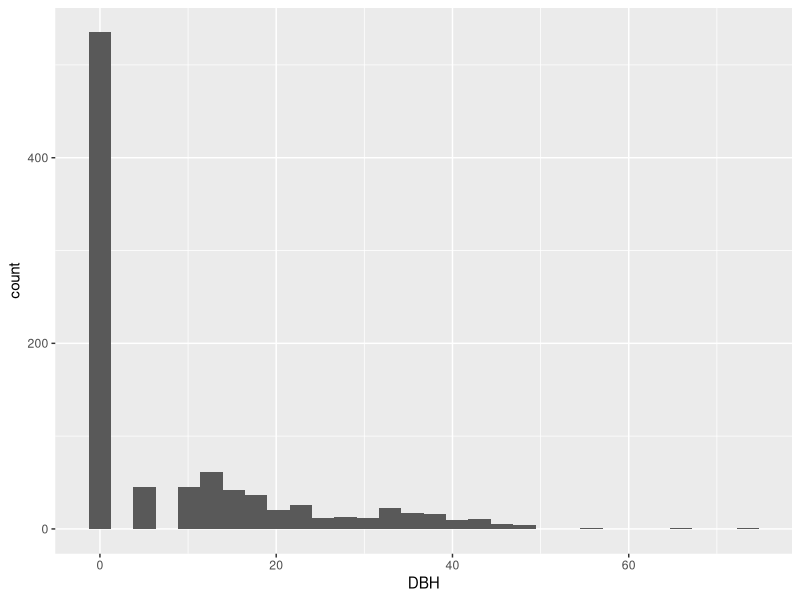
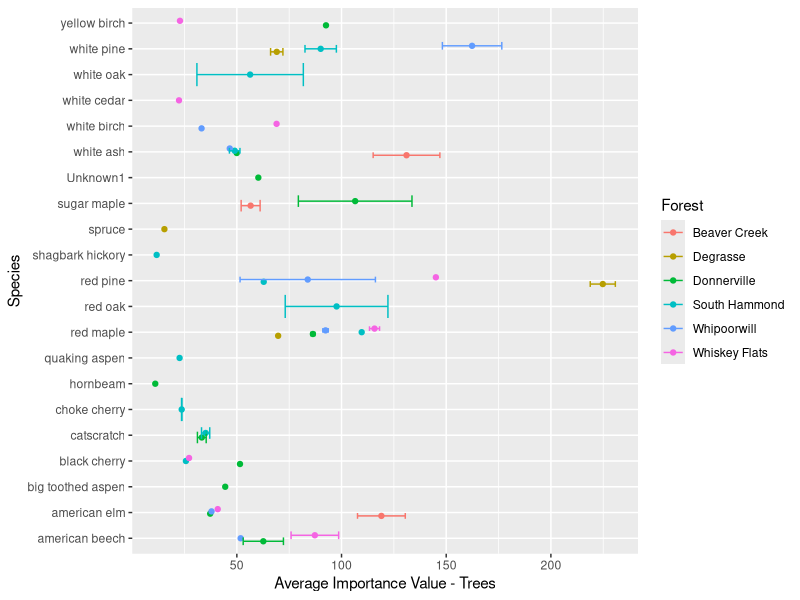
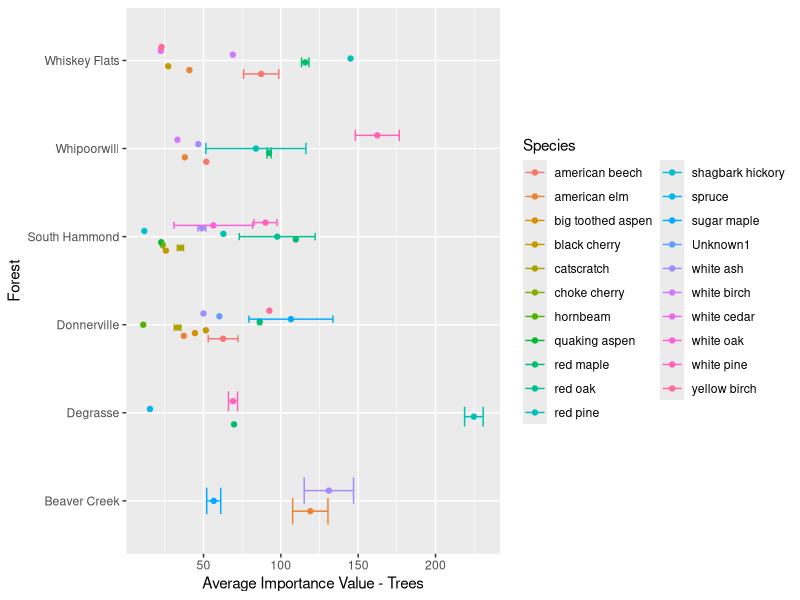
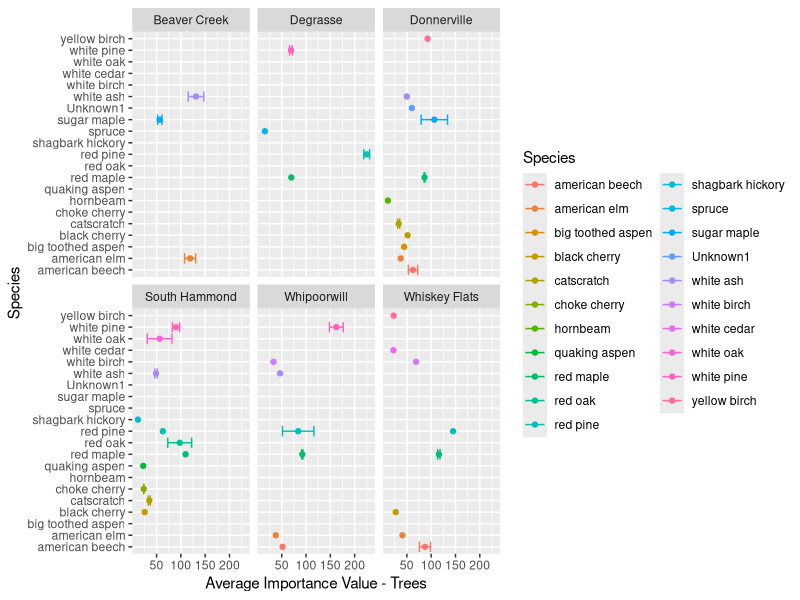
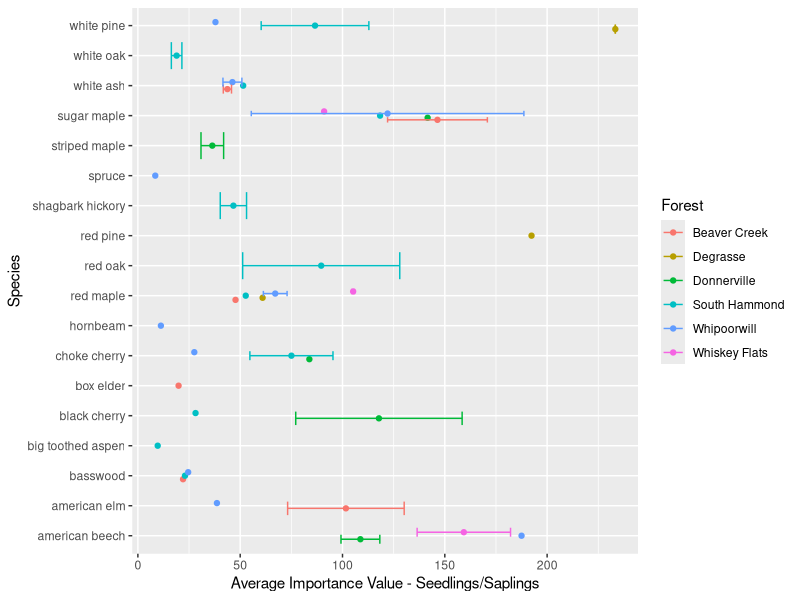
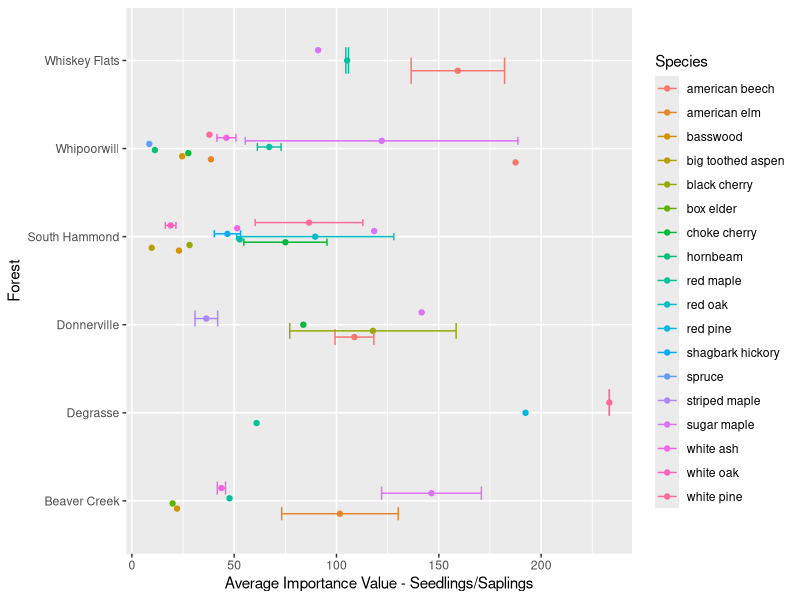
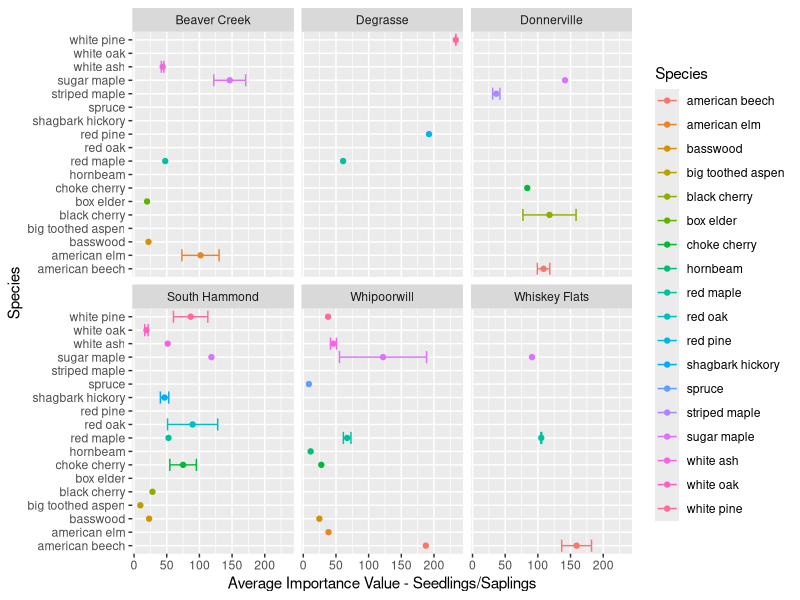
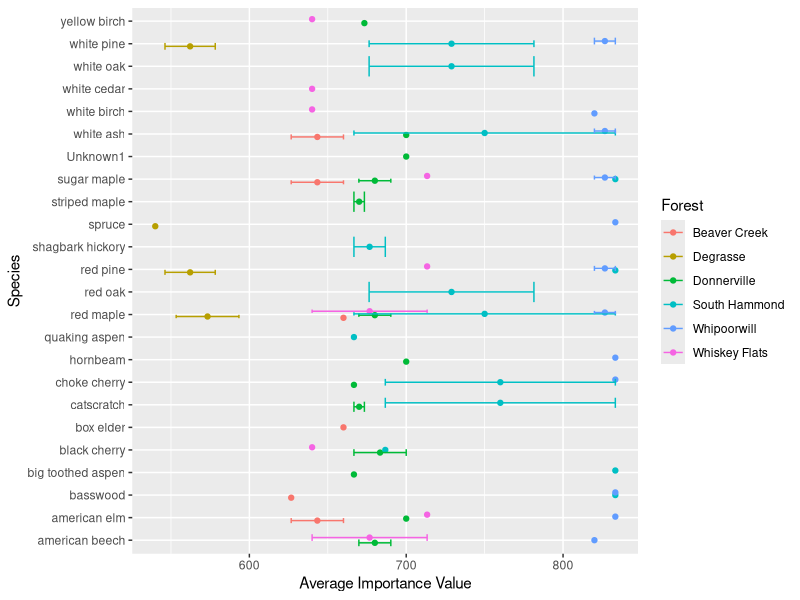

The R source for these figures, in order:
## ---- chunk 1
rm(list = ls())
library(dplyr)
library(tidyr)
library(ggplot2)
## ---- chunk 2
DF<-read.csv("Data/forests.csv")
## ---- chunk 3
ggplot(DF, aes(DBH))+
   geom_histogram()
## ---- chunk 4
big<-filter(DF, DBH >= 60)
big
## ---- chunk 5
species<-levels(DF$Species)
species
## ---- chunk 6
trees<-filter(DF, Type == "tree")
seedsap<-filter(DF, Type != "tree")
## ---- chunk 7
APP_t<-400 #AreaPerPlot = 400m2 per forest plot
## ---- chunk 8
PerP<-trees %>% group_by(Forest, PlotID) %>% summarise(
  treesPerP = length(Species)
)
## ---- chunk 9
PerP<-PerP %>% mutate(
  DensPerPlot = treesPerP/APP_t
)
## ---- chunk 10
PerP<-PerP %>% mutate(
  DensPerHect=DensPerPlot*25
)
## ---- chunk 11
ImportancePerPlot<-trees %>% group_by(Forest, PlotID, Species) %>% summarise(
  Number = length(Species)
)
## ---- chunk 12
ImportancePerPlot<-ImportancePerPlot %>% mutate(
  PlotDensity = Number/APP_t
)
## ---- chunk 13
ImportancePerPlot<-left_join(ImportancePerPlot, PerP, by = c("Forest", "PlotID"))
## ---- chunk 14
#drop density per hectare
ImportancePerPlot<-select(ImportancePerPlot, -c(treesPerP,DensPerHect))
#now rename
ImportancePerPlot<-rename(ImportancePerPlot, dens_in_plot = PlotDensity, total_density = DensPerPlot )
## ---- chunk 15
ImportancePerPlot<-ImportancePerPlot %>% mutate(
  RelDen = (dens_in_plot/total_density)*100
)
## ---- chunk 16
trees<-trees %>% mutate(
  BA = (pi*((DBH/2)*(DBH/2)))
)

## ---- chunk 17
Dominance<-trees %>% group_by(Forest, PlotID) %>% summarize(
  TotBA = sum(BA),
  Dom = sum(BA)/APP_t
)
## ---- chunk 18
PerP$TotBA = Dominance$TotBA
PerP$TotDom=Dominance$Dom
## ---- chunk 19
DomPerSp<-trees %>% group_by(Forest, PlotID, Species) %>% summarize(
  BA = sum(BA),
  Dom = sum(BA)/APP_t
)
## ---- chunk 20
ImportancePerPlot<-left_join(ImportancePerPlot, DomPerSp)
## ---- chunk 21
ImportancePerPlot<-left_join(ImportancePerPlot, PerP, by = c("Forest", "PlotID"))
## ---- chunk 22
#drop unneeded variables
ImportancePerPlot<-select(ImportancePerPlot, -c(treesPerP,DensPerPlot, DensPerHect, TotBA))

## ---- chunk 23
ImportancePerPlot<-ImportancePerPlot %>% mutate(
  RelDom = 100*(Dom/TotDom)
)
## ---- chunk 24
treePlots<-nrow(PerP)
## ---- chunk 25
SpeciesByPlots<-trees %>% group_by(Forest, Species, PlotID) %>% summarise(
  NumInPlot = length(PlotID))
#num in plot corresponds to Number in ImportancePerPlot
ImportancePerPlot<-ImportancePerPlot %>% mutate(
  plot_present = 1
)
#assign each species in each plot a value of 1 to indicate present rather than the actual count of trees.

SpByP<-ImportancePerPlot %>% group_by(Species) %>% summarise(
  NumPlots = sum(plot_present)
)

SpByP<-SpByP %>% mutate(
  TotPlots = nrow(PerP),
  RelFreq = (NumPlots/TotPlots)*100
)
  
## ---- chunk 26
ImportancePerPlot<-left_join(ImportancePerPlot, SpByP, by = "Species")
## ---- chunk 27
ImportancePerPlot <-  ImportancePerPlot %>% mutate(
  IV = RelDen+RelDom+RelFreq
)
## ---- chunk 28
AvgIVtrees<-ImportancePerPlot %>% group_by(Forest, Species) %>% summarize(
  IV_mean=mean(IV,na.rm=T),
  IV_sd =sd(IV, na.rm = T),
  IV_sem = sd(IV, na.rm = T)/sqrt(sum(!is.na(IV)))
)
## ---- chunk 29
dodge<-position_dodge(0.35)
## ---- chunk 30
ggplot(AvgIVtrees, aes(Species, IV_mean, group = Forest, color = Forest))+
  geom_point(position = dodge)+
  geom_errorbar(aes(ymin = IV_mean - IV_sem, ymax = IV_mean + IV_sem),position = dodge)+
  labs(y = "Average Importance Value - Trees")+
  coord_flip()
## ---- chunk 31
ggplot(AvgIVtrees, aes(Forest, IV_mean, group = Species, color = Species))+
  geom_point(position = dodge)+
  geom_errorbar(aes(ymin = IV_mean - IV_sem, ymax = IV_mean + IV_sem), position = dodge)+
  labs(y = "Average Importance Value - Trees")+
  coord_flip()
## ---- chunk 32
ggplot(AvgIVtrees, aes(Species, IV_mean, color = Species))+
  geom_point(position = dodge)+
  geom_errorbar(aes(ymin = IV_mean - IV_sem, ymax = IV_mean + IV_sem),position = dodge)+
  labs(y = "Average Importance Value - Trees")+
  coord_flip()+
  facet_wrap(~Forest)
## ---- chunk 33
APP_ss<-30 #30m2 for the 3 seedling/sapling plots
## ---- chunk 34
sPerP<-seedsap %>% group_by(Forest, PlotID) %>% summarise(
  ssapPerP = length(Species)
)
## ---- chunk 35
sPerP<-sPerP %>% mutate(
  total_density = ssapPerP/APP_ss
)
## ---- chunk 36
sImportancePerPlot<-seedsap %>% group_by(Forest, PlotID, Species) %>% summarise(
  Number = length(Species)
)
## ---- chunk 37
sImportancePerPlot<-sImportancePerPlot %>% mutate(
  dens_in_plot = Number/APP_ss
)
## ---- chunk 38
sImportancePerPlot<-left_join(sImportancePerPlot, sPerP, by = c("Forest", "PlotID"))
## ---- chunk 39
sImportancePerPlot<-sImportancePerPlot %>% mutate(
  RelDen = (dens_in_plot/total_density)*100
)
## ---- chunk 40
seedsap<-seedsap %>% mutate(
  BA = (pi*((DBH/2)*(DBH/2)))
)

## ---- chunk 41
sDominance<-seedsap %>% group_by(Forest, PlotID) %>% summarize(
  TotBA = sum(BA),
  Dom = sum(BA)/APP_ss
)
## ---- chunk 42
sPerP$TotBA = sDominance$TotBA
sPerP$TotDom=sDominance$Dom
## ---- chunk 43
sDomPerSp<-seedsap %>% group_by(Forest, PlotID, Species) %>% summarize(
  BA = sum(BA),
  Dom = sum(BA)/APP_ss
)
## ---- chunk 44
sImportancePerPlot<-left_join(sImportancePerPlot, sDomPerSp)
## ---- chunk 45
sImportancePerPlot<-left_join(sImportancePerPlot, sPerP, by = c("Forest", "PlotID"))
## ---- chunk 46
sImportancePerPlot<-sImportancePerPlot %>% mutate(
  RelDom = 100*(Dom/TotDom)
)
## ---- chunk 47
seedsapPlots<-nrow(sPerP)
## ---- chunk 48
sSpeciesByPlots<-seedsap %>% group_by(Forest, Species, PlotID) %>% summarise(
  NumInPlot = length(PlotID))
#num in plot corresponds to Number in ImportancePerPlot
sImportancePerPlot<-sImportancePerPlot %>% mutate(
  plot_present = 1
)
#assign each species in each plot a value of 1 to indicate present rather than the actual count of trees.

sSpByP<-sImportancePerPlot %>% group_by(Species) %>% summarise(
  NumPlots = sum(plot_present)
)

sSpByP<-sSpByP %>% mutate(
  TotPlots = nrow(PerP),
  RelFreq = (NumPlots/TotPlots)*100
)
  
## ---- chunk 49
sImportancePerPlot<-left_join(sImportancePerPlot, sSpByP, by = "Species")
## ---- chunk 50
sImportancePerPlot <-  sImportancePerPlot %>% mutate(
  IV = RelDen+RelDom+RelFreq
)
## ---- chunk 51
AvgIVseedsap<-sImportancePerPlot %>% group_by(Forest, Species) %>% summarize(
  IV_mean=mean(IV,na.rm=T),
  IV_sd =sd(IV, na.rm = T),
  IV_sem = sd(IV, na.rm = T)/sqrt(sum(!is.na(IV)))
)
## ---- chunk 52
ggplot(AvgIVseedsap, aes(Species, IV_mean, group = Forest, color = Forest))+
  geom_point(position = dodge)+
  geom_errorbar(aes(ymin = IV_mean - IV_sem, ymax = IV_mean + IV_sem),position = dodge)+
  labs(y = "Average Importance Value - Seedlings/Saplings")+
  coord_flip()
## ---- chunk 53
ggplot(AvgIVseedsap, aes(Forest, IV_mean, group = Species, color = Species))+
  geom_point(position = dodge)+
  geom_errorbar(aes(ymin = IV_mean - IV_sem, ymax = IV_mean + IV_sem),position = dodge)+
  labs(y = "Average Importance Value - Seedlings/Saplings")+
  coord_flip()
## ---- chunk 54
ggplot(AvgIVseedsap, aes(Species, IV_mean, color = Species))+
  geom_point(position = dodge)+
  geom_errorbar(aes(ymin = IV_mean - IV_sem, ymax = IV_mean + IV_sem),position = dodge)+
  labs(y = "Average Importance Value - Seedlings/Saplings")+
  coord_flip()+
  facet_wrap(~Forest)
## ---- chunk 55
allImportance<-full_join(ImportancePerPlot, sImportancePerPlot, by = c("Forest", "PlotID", "Species"))

## ---- chunk 56
keep<-c("Forest", "PlotID", "Species", "IV.x", "IV.y")
Imp<-allImportance[,keep]
## ---- chunk 57
Imp[is.na(Imp)]<-0
## ---- chunk 58
Imp<-Imp %>% mutate(
  sumIV = sum(IV.x,IV.y, na.rm = T)
)
## ---- chunk 59
AvgIV<-Imp %>% group_by(Forest, Species) %>% summarize(
  IV_mean=mean(sumIV,na.rm=T),
  IV_sd =sd(sumIV, na.rm = T),
  IV_sem = sd(sumIV, na.rm = T)/sqrt(sum(!is.na(sumIV)))
)
## ---- chunk 60
dodge<-position_dodge(0.35)
## ---- chunk 61
ggplot(AvgIV, aes(Species, IV_mean, group = Forest, color = Forest))+
  geom_point(position = dodge)+
  geom_errorbar(aes(ymin = IV_mean - IV_sem, ymax = IV_mean + IV_sem), position = dodge)+
  labs(y = "Average Importance Value")+
  coord_flip()
## ---- chunk 62
ggplot(AvgIV, aes(Forest, IV_mean, group = Species, color = Species))+
  geom_point()+
  geom_errorbar(aes(ymin = IV_mean - IV_sem, ymax = IV_mean + IV_sem))+
  labs(y = "Average Importance Value")+
  coord_flip()
## ---- chunk 63
ggplot(AvgIV, aes(Species, IV_mean, color = Species))+
  geom_point()+
  geom_errorbar(aes(ymin = IV_mean - IV_sem, ymax = IV_mean + IV_sem))+
  labs(y = "Average Importance Value")+
  coord_flip()+
  facet_wrap(~Forest)+
  theme(legend.position="none")
